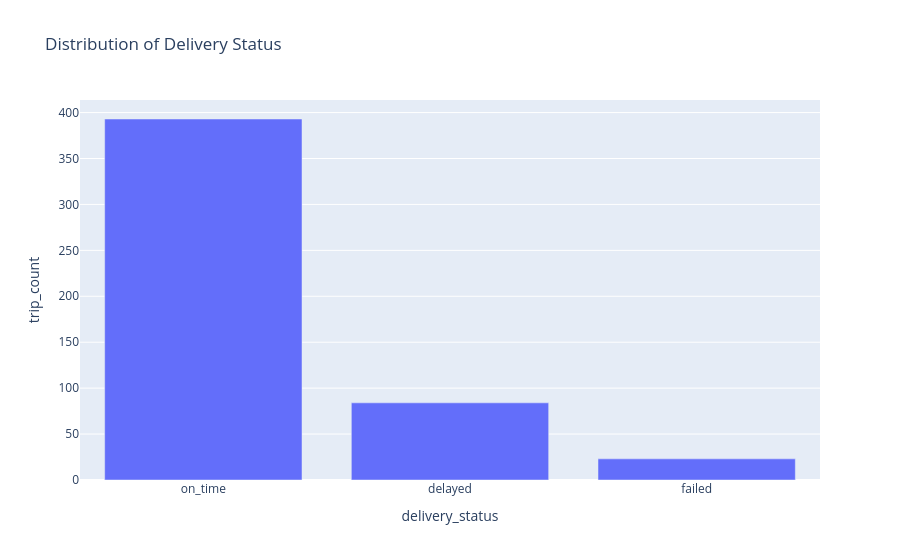

This figure's notebook cell:
### Code cell
#delivery status distribution
status_counts = (
    df["delivery_status"]
    .fillna("unknown")
    .value_counts()
    .rename_axis("delivery_status")
    .reset_index(name="trip_count")
)

fig = px.bar(
    status_counts,
    x="delivery_status",
    y="trip_count",
    title="Distribution of Delivery Status"
)
fig.show()

### Figure 1 — Plotly figure (JSON) as saved in the notebook; plotly's stock layout.template omitted (floating-point values rounded to 4 significant figures)
{"data": [{"hovertemplate": "delivery_status=%{x}<br>trip_count=%{y}<extra></extra>", "legendgroup": "", "marker": {"color": "#636efa", "pattern": {"shape": ""}}, "name": "", "orientation": "v", "showlegend": false, "textposition": "auto", "type": "bar", "x": ["on_time", "delayed", "failed"], "xaxis": "x", "y": [393, 84, 23], "yaxis": "y"}], "layout": {"barmode": "relative", "legend": {"tracegroupgap": 0}, "title": {"text": "Distribution of Delivery Status"}, "xaxis": {"anchor": "y", "domain": [0, 1], "title": {"text": "delivery_status"}}, "yaxis": {"anchor": "x", "domain": [0, 1], "title": {"text": "trip_count"}}}}
